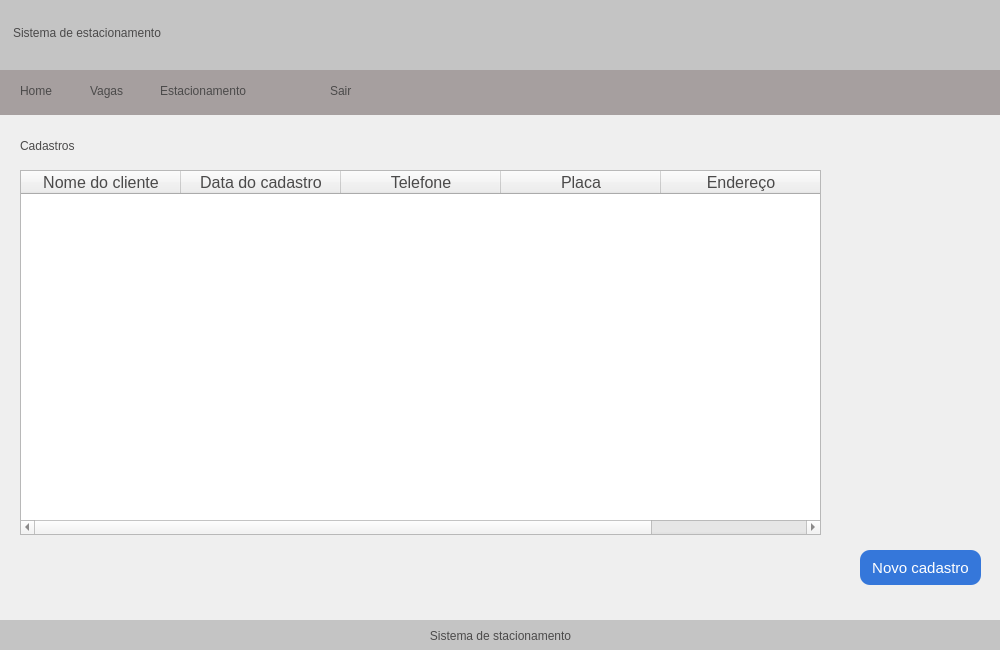
<?xml version="1.0" encoding="UTF-8"?>
<ui version="4.0">
 <class>CadastrosFuncionario</class>
 <widget class="QMainWindow" name="CadastrosFuncionario">
  <property name="geometry">
   <rect>
    <x>0</x>
    <y>0</y>
    <width>1000</width>
    <height>650</height>
   </rect>
  </property>
  <property name="minimumSize">
   <size>
    <width>1000</width>
    <height>650</height>
   </size>
  </property>
  <property name="maximumSize">
   <size>
    <width>1000</width>
    <height>650</height>
   </size>
  </property>
  <property name="windowTitle">
   <string>Sistema de estacionamento - Cadastros </string>
  </property>
  <property name="windowIcon">
   <iconset>
    <normaloff>imagens/seguro-de-automovel.png</normaloff>imagens/seguro-de-automovel.png</iconset>
  </property>
  <widget class="QWidget" name="centralwidget">
   <widget class="QGroupBox" name="groupBox">
    <property name="geometry">
     <rect>
      <x>0</x>
      <y>70</y>
      <width>1001</width>
      <height>45</height>
     </rect>
    </property>
    <property name="styleSheet">
     <string notr="true">background-color: rgb(166, 159, 159);
padding-inline:10px;
border:none;</string>
    </property>
    <property name="title">
     <string/>
    </property>
    <widget class="QPushButton" name="btnSair">
     <property name="geometry">
      <rect>
       <x>330</x>
       <y>0</y>
       <width>41</width>
       <height>41</height>
      </rect>
     </property>
     <property name="cursor">
      <cursorShape>PointingHandCursor</cursorShape>
     </property>
     <property name="styleSheet">
      <string notr="true">color: rgb(75, 74, 74);
font: 14pt &quot;Segoe UI&quot;;
text-align: left;</string>
     </property>
     <property name="text">
      <string>Sair</string>
     </property>
    </widget>
    <widget class="QPushButton" name="btnVagas">
     <property name="geometry">
      <rect>
       <x>90</x>
       <y>0</y>
       <width>61</width>
       <height>41</height>
      </rect>
     </property>
     <property name="cursor">
      <cursorShape>PointingHandCursor</cursorShape>
     </property>
     <property name="styleSheet">
      <string notr="true">color: rgb(75, 74, 74);
font: 14pt &quot;Segoe UI&quot;;
text-align: left;</string>
     </property>
     <property name="text">
      <string>Vagas</string>
     </property>
    </widget>
    <widget class="QPushButton" name="btnHome">
     <property name="geometry">
      <rect>
       <x>20</x>
       <y>0</y>
       <width>61</width>
       <height>41</height>
      </rect>
     </property>
     <property name="cursor">
      <cursorShape>PointingHandCursor</cursorShape>
     </property>
     <property name="styleSheet">
      <string notr="true">color: rgb(75, 74, 74);
font: 14pt &quot;Segoe UI&quot;;
text-align: left;</string>
     </property>
     <property name="text">
      <string>Home</string>
     </property>
    </widget>
    <widget class="QPushButton" name="btnEstacionamento">
     <property name="geometry">
      <rect>
       <x>160</x>
       <y>0</y>
       <width>161</width>
       <height>41</height>
      </rect>
     </property>
     <property name="cursor">
      <cursorShape>PointingHandCursor</cursorShape>
     </property>
     <property name="styleSheet">
      <string notr="true">color: rgb(75, 74, 74);
font: 14pt &quot;Segoe UI&quot;;
text-align: left;</string>
     </property>
     <property name="text">
      <string>Estacionamento</string>
     </property>
    </widget>
   </widget>
   <widget class="QLabel" name="label">
    <property name="geometry">
     <rect>
      <x>0</x>
      <y>-5</y>
      <width>1001</width>
      <height>75</height>
     </rect>
    </property>
    <property name="styleSheet">
     <string notr="true">background-color: rgb(196, 196, 196);
color: rgb(75, 74, 74);
font: 24pt &quot;Segoe UI&quot;;
padding: 10px;
border:none;</string>
    </property>
    <property name="text">
     <string>Sistema de estacionamento</string>
    </property>
   </widget>
   <widget class="QLabel" name="label_2">
    <property name="geometry">
     <rect>
      <x>0</x>
      <y>620</y>
      <width>1001</width>
      <height>31</height>
     </rect>
    </property>
    <property name="styleSheet">
     <string notr="true">background-color: rgb(196, 196, 196);
color: rgb(75, 74, 74);
</string>
    </property>
    <property name="text">
     <string>Sistema de stacionamento</string>
    </property>
    <property name="alignment">
     <set>Qt::AlignCenter</set>
    </property>
   </widget>
   <widget class="QLabel" name="label_3">
    <property name="geometry">
     <rect>
      <x>20</x>
      <y>130</y>
      <width>151</width>
      <height>31</height>
     </rect>
    </property>
    <property name="styleSheet">
     <string notr="true">color: rgb(75, 74, 74);
font: 14pt &quot;Segoe UI&quot;;</string>
    </property>
    <property name="text">
     <string>Cadastros</string>
    </property>
   </widget>
   <widget class="QTableWidget" name="tableCadastros">
    <property name="geometry">
     <rect>
      <x>20</x>
      <y>170</y>
      <width>801</width>
      <height>365</height>
     </rect>
    </property>
    <property name="contextMenuPolicy">
     <enum>Qt::DefaultContextMenu</enum>
    </property>
    <property name="autoFillBackground">
     <bool>true</bool>
    </property>
    <property name="styleSheet">
     <string notr="true">color: rgb(75, 74, 74);</string>
    </property>
    <property name="inputMethodHints">
     <set>Qt::ImhNone</set>
    </property>
    <property name="horizontalScrollBarPolicy">
     <enum>Qt::ScrollBarAsNeeded</enum>
    </property>
    <property name="sizeAdjustPolicy">
     <enum>QAbstractScrollArea::AdjustToContents</enum>
    </property>
    <property name="alternatingRowColors">
     <bool>true</bool>
    </property>
    <property name="showGrid">
     <bool>false</bool>
    </property>
    <property name="gridStyle">
     <enum>Qt::NoPen</enum>
    </property>
    <property name="wordWrap">
     <bool>true</bool>
    </property>
    <attribute name="horizontalHeaderCascadingSectionResizes">
     <bool>false</bool>
    </attribute>
    <attribute name="horizontalHeaderDefaultSectionSize">
     <number>160</number>
    </attribute>
    <attribute name="verticalHeaderVisible">
     <bool>false</bool>
    </attribute>
    <column>
     <property name="text">
      <string>Nome do cliente</string>
     </property>
     <property name="font">
      <font>
       <pointsize>12</pointsize>
      </font>
     </property>
    </column>
    <column>
     <property name="text">
      <string>Data do cadastro</string>
     </property>
     <property name="font">
      <font>
       <pointsize>12</pointsize>
      </font>
     </property>
    </column>
    <column>
     <property name="text">
      <string>Telefone</string>
     </property>
     <property name="font">
      <font>
       <pointsize>12</pointsize>
      </font>
     </property>
    </column>
    <column>
     <property name="text">
      <string>Placa</string>
     </property>
     <property name="font">
      <font>
       <pointsize>12</pointsize>
      </font>
     </property>
    </column>
    <column>
     <property name="text">
      <string>Endereço</string>
     </property>
     <property name="font">
      <font>
       <pointsize>12</pointsize>
      </font>
     </property>
    </column>
   </widget>
   <widget class="QPushButton" name="btnNovoCadastro">
    <property name="geometry">
     <rect>
      <x>860</x>
      <y>550</y>
      <width>121</width>
      <height>35</height>
     </rect>
    </property>
    <property name="minimumSize">
     <size>
      <width>100</width>
      <height>35</height>
     </size>
    </property>
    <property name="maximumSize">
     <size>
      <width>150</width>
      <height>35</height>
     </size>
    </property>
    <property name="font">
     <font>
      <pointsize>11</pointsize>
     </font>
    </property>
    <property name="cursor">
     <cursorShape>PointingHandCursor</cursorShape>
    </property>
    <property name="styleSheet">
     <string notr="true">border: none;
border-radius:10px;
background-color: rgb(53, 119, 218);
color: rgb(255, 255, 255);</string>
    </property>
    <property name="text">
     <string>Novo cadastro</string>
    </property>
   </widget>
  </widget>
  <widget class="QMenuBar" name="menubar">
   <property name="geometry">
    <rect>
     <x>0</x>
     <y>0</y>
     <width>1000</width>
     <height>22</height>
    </rect>
   </property>
  </widget>
 </widget>
 <resources/>
 <connections/>
</ui>
